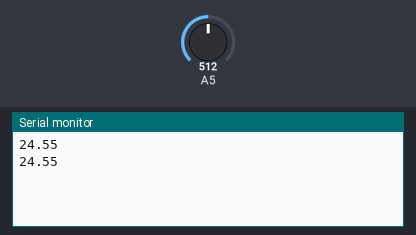
Recording of a sketch running on a simulated Arduino Uno, built with avr-gcc and run on an emulated ATmega328P. Parts: the last lines printed to the serial monitor. Inputs (shaded band) come from the test bench; at power-on: A5 = 512.

Above: at 1.8 s.
1.9 s: A5 set to 993
At 2.7 s:
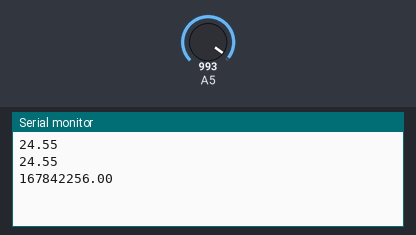
3.4 s: A5 set to 1016
At 4.3 s:
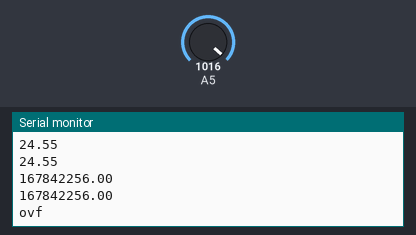

The sketch:

NTS0WD503.ino
```cpp
const float R1 = 51;
void setup() {
  Serial.begin(9600);
}

void loop() {
  float val,v,R,T;
  val = analogRead(A5);
  v = 5*val/1024;
  R = v*R1/(5-v);

  float y = 0.000000000013787144257*pow(R,6) - 0.000000009644367069195*pow(R,5) + 0.00000277186613462706*pow(R,4) - 0.000424985505891903*pow(R,3) + 0.0381152369481333*pow(R,2) - 2.1624066385036*R + 76.3990502088956;

  Serial.println(y);
  delay(1000);
}
```

Measured:
- the behaviour switches between 1005 and 1006 on A5 (found by bisection; images 1 and 2)
- after the input at 1.9 s, the serial monitor: prints a new line after 0.11 s (image 1)
- after the input at 3.4 s, the serial monitor: prints a new line after 0.61 s (image 2)
